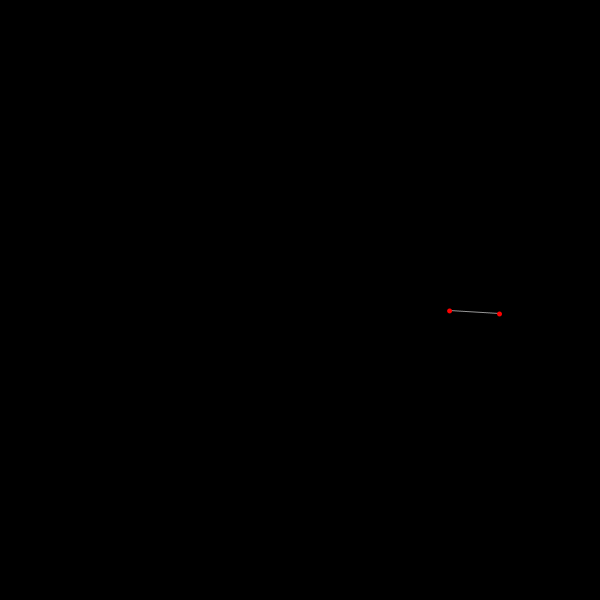
Frame 1 (no input)
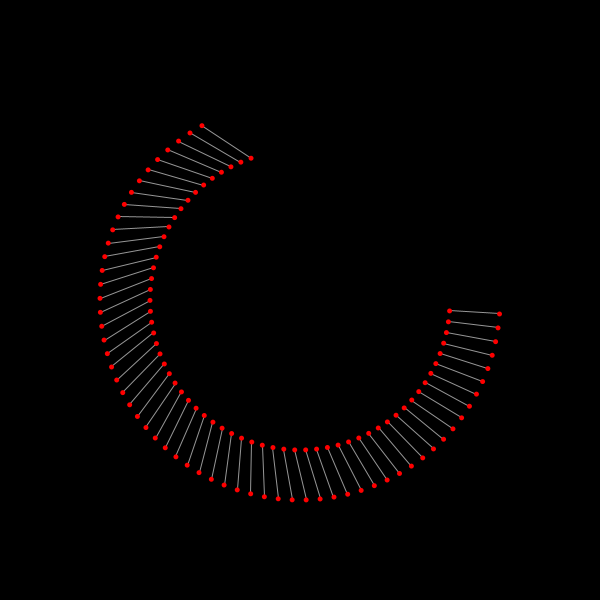
Frame 60 (the mouse pressed at the canvas centre just before this capture)
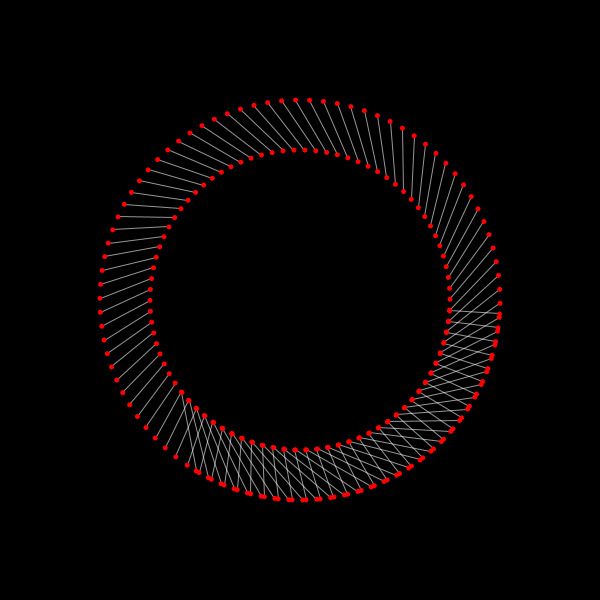
Frame 120 (the mouse held since frame 60 and released just before this capture)

The Processing sketch that drew these frames (run headless with seeded random() and noise(); from frame 60 on, the mouse is pressed at the canvas centre):

// Processing sketch: s016_circular_motion
// ── s016_circular_motion.pde
void setup() {
  size(600, 600);
  background(0);
}
void draw() {
  //background(0);
  
  float cx = width/2;
  float cy = height/2;
  
  float rad0 = 200;
  float a0 = frameCount * 0.07;  
  float x0 = cx + rad0 * cos(a0);
  float y0 = cy + rad0 * sin(a0);
  
  float rad1 = 150;
  float a1 = frameCount * 0.073;  
  float x1 = cx + rad1 * cos(a1);
  float y1 = cy + rad1 * sin(a1);
  
  stroke(255, 150);
  line(x0, y0, x1, y1);
  
  noStroke();
  fill(255, 0, 0);
  ellipse(x0, y0, 5, 5);
  ellipse(x1, y1, 5, 5); 
}
void mousePressed() {
  background(0);
}
